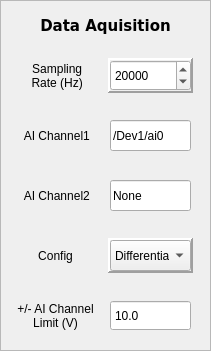
   <widget class="QFrame" name="frame_5">
    <property name="geometry">
     <rect>
      <x>20</x>
      <y>210</y>
      <width>211</width>
      <height>351</height>
     </rect>
    </property>
    <property name="frameShape">
     <enum>QFrame::StyledPanel</enum>
    </property>
    <property name="frameShadow">
     <enum>QFrame::Sunken</enum>
    </property>
    <widget class="QDoubleSpinBox" name="ai_limit_box">
     <property name="geometry">
      <rect>
       <x>110</x>
       <y>300</y>
       <width>81</width>
       <height>31</height>
      </rect>
     </property>
     <property name="toolTip">
      <string>Voltage limit of analog input</string>
     </property>
     <property name="buttonSymbols">
      <enum>QAbstractSpinBox::NoButtons</enum>
     </property>
     <property name="decimals">
      <number>1</number>
     </property>
     <property name="minimum">
      <double>0.100000000000000</double>
     </property>
     <property name="maximum">
      <double>10.000000000000000</double>
     </property>
     <property name="value">
      <double>10.000000000000000</double>
     </property>
    </widget>
    <widget class="QLabel" name="label_18">
     <property name="geometry">
      <rect>
       <x>0</x>
       <y>10</y>
       <width>211</width>
       <height>31</height>
      </rect>
     </property>
     <property name="font">
      <font>
       <family>Verdana</family>
       <pointsize>11</pointsize>
       <weight>75</weight>
       <bold>true</bold>
      </font>
     </property>
     <property name="text">
      <string>Data Aquisition</string>
     </property>
     <property name="alignment">
      <set>Qt::AlignCenter</set>
     </property>
    </widget>
    <widget class="QLabel" name="label_15">
     <property name="geometry">
      <rect>
       <x>0</x>
       <y>180</y>
       <width>111</width>
       <height>31</height>
      </rect>
     </property>
     <property name="toolTip">
      <string>Analog input channel of nidaq device. 
Only use if reading from two channels</string>
     </property>
     <property name="text">
      <string> AI Channel2</string>
     </property>
     <property name="alignment">
      <set>Qt::AlignCenter</set>
     </property>
    </widget>
    <widget class="QLineEdit" name="ai_channel2_box">
     <property name="geometry">
      <rect>
       <x>110</x>
       <y>180</y>
       <width>81</width>
       <height>31</height>
      </rect>
     </property>
     <property name="toolTip">
      <string>Analog input channel of nidaq device. 
Only use if reading from two channels</string>
     </property>
     <property name="text">
      <string>None</string>
     </property>
    </widget>
    <widget class="QLineEdit" name="ai_channel_box">
     <property name="geometry">
      <rect>
       <x>110</x>
       <y>120</y>
       <width>81</width>
       <height>31</height>
      </rect>
     </property>
     <property name="toolTip">
      <string>Analog input channel of nidaq device</string>
     </property>
     <property name="text">
      <string>/Dev1/ai0</string>
     </property>
    </widget>
    <widget class="QFrame" name="frame_11">
     <property name="geometry">
      <rect>
       <x>108</x>
       <y>58</y>
       <width>85</width>
       <height>35</height>
      </rect>
     </property>
     <property name="frameShape">
      <enum>QFrame::Panel</enum>
     </property>
     <property name="frameShadow">
      <enum>QFrame::Raised</enum>
     </property>
     <property name="lineWidth">
      <number>2</number>
     </property>
     <property name="midLineWidth">
      <number>1</number>
     </property>
    </widget>
    <widget class="QComboBox" name="config_combo">
     <property name="geometry">
      <rect>
       <x>110</x>
       <y>240</y>
       <width>81</width>
       <height>31</height>
      </rect>
     </property>
     <property name="toolTip">
      <string>Terminal configuration</string>
     </property>
     <item>
      <property name="text">
       <string>Differential</string>
      </property>
     </item>
     <item>
      <property name="text">
       <string>NRSE</string>
      </property>
     </item>
     <item>
      <property name="text">
       <string>RSE</string>
      </property>
     </item>
    </widget>
    <widget class="QSpinBox" name="rate_spinner">
     <property name="geometry">
      <rect>
       <x>110</x>
       <y>60</y>
       <width>81</width>
       <height>31</height>
      </rect>
     </property>
     <property name="toolTip">
      <string>Frequency of data aquisition</string>
     </property>
     <property name="minimum">
      <number>500</number>
     </property>
     <property name="maximum">
      <number>1000000</number>
     </property>
     <property name="singleStep">
      <number>1000</number>
     </property>
     <property name="value">
      <number>20000</number>
     </property>
    </widget>
    <widget class="QFrame" name="frame_8">
     <property name="geometry">
      <rect>
       <x>108</x>
       <y>238</y>
       <width>85</width>
       <height>35</height>
      </rect>
     </property>
     <property name="frameShape">
      <enum>QFrame::Panel</enum>
     </property>
     <property name="frameShadow">
      <enum>QFrame::Raised</enum>
     </property>
     <property name="lineWidth">
      <number>2</number>
     </property>
     <property name="midLineWidth">
      <number>1</number>
     </property>
    </widget>
    <widget class="QLabel" name="label_5">
     <property name="geometry">
      <rect>
       <x>0</x>
       <y>240</y>
       <width>111</width>
       <height>31</height>
      </rect>
     </property>
     <property name="toolTip">
      <string>Terminal configuration</string>
     </property>
     <property name="text">
      <string>Config</string>
     </property>
     <property name="alignment">
      <set>Qt::AlignCenter</set>
     </property>
    </widget>
    <widget class="QLabel" name="label_3">
     <property name="geometry">
      <rect>
       <x>0</x>
       <y>120</y>
       <width>111</width>
       <height>31</height>
      </rect>
     </property>
     <property name="toolTip">
      <string>Analog input channel of nidaq device</string>
     </property>
     <property name="text">
      <string> AI Channel1</string>
     </property>
     <property name="alignment">
      <set>Qt::AlignCenter</set>
     </property>
    </widget>
    <widget class="QLabel" name="label_8">
     <property name="geometry">
      <rect>
       <x>0</x>
       <y>300</y>
       <width>111</width>
       <height>31</height>
      </rect>
     </property>
     <property name="toolTip">
      <string>Voltage limit of analog input</string>
     </property>
     <property name="text">
      <string>+/- AI Channel
Limit (V)</string>
     </property>
     <property name="alignment">
      <set>Qt::AlignCenter</set>
     </property>
    </widget>
    <widget class="QLabel" name="label">
     <property name="geometry">
      <rect>
       <x>0</x>
       <y>60</y>
       <width>111</width>
       <height>31</height>
      </rect>
     </property>
     <property name="toolTip">
      <string>Frequency of data aquisition</string>
     </property>
     <property name="text">
      <string> Sampling 
 Rate (Hz)</string>
     </property>
     <property name="alignment">
      <set>Qt::AlignCenter</set>
     </property>
    </widget>
    <zorder>frame_8</zorder>
    <zorder>ai_limit_box</zorder>
    <zorder>label_18</zorder>
    <zorder>label_15</zorder>
    <zorder>ai_channel2_box</zorder>
    <zorder>ai_channel_box</zorder>
    <zorder>frame_11</zorder>
    <zorder>config_combo</zorder>
    <zorder>rate_spinner</zorder>
    <zorder>label_5</zorder>
    <zorder>label_3</zorder>
    <zorder>label_8</zorder>
    <zorder>label</zorder>
   </widget>
